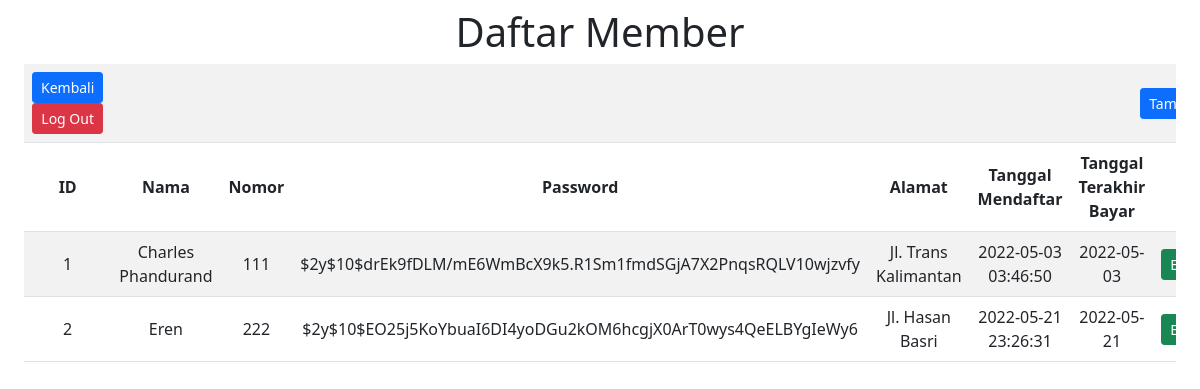
Screenshot of /Member.php (signed in) with the database file from the repository.
### tables this page shows
CREATE TABLE `member` (
  `id_member` int(11) NOT NULL,
  `nama_member` varchar(250) DEFAULT NULL,
  `nomor_member` varchar(15) NOT NULL,
  `password` varchar(255) NOT NULL,
  `alamat` text DEFAULT NULL,
  `tgl_mendaftar` datetime DEFAULT NULL,
  `tgl_terakhir_bayar` date DEFAULT NULL
);

### Model.php (called while the page is built, shortened)
<?php
function selectalldata($table)
{
  $select = "SELECT * FROM $table";
  $select1 = mysqli_query($GLOBALS['connect'], $select);
  return $select1;
}

### Member.php (the view, shortened to what this page needs)
<?php
require "Model.php";
?>
<!doctype html>
<html lang="en">
<head>
  <link href="https://cdn.jsdelivr.net/npm/bootstrap@5.1.3/dist/css/bootstrap.min.css" rel="stylesheet">
</head>
<body>
  <h1 class="mt-2">Daftar Member</h1>
  <div class="table-responsive mx-4">
    <table class="table table-striped align-middle">
      <tr>
        <td><a href="index.php"><button type="button" class="btn btn-primary btn-sm">Kembali</button></a>
          <a href="Logout.php" onclick="return confirm('Log Out?')"><button type="submit" name="login" class="btn btn-danger btn-sm">Log Out</button></a>
        </td>
        <td colspan=8><a href="FormMember.php"><button type="button" class="btn btn-primary float-end btn-sm">Tambah Data Baru</button></a></td>
      </tr>
      <tr>
        <th>ID</th>
        <th>Nama</th>
        <th>Nomor</th>
        <th>Password</th>
        <th>Alamat</th>
        <th>Tanggal Mendaftar</th>
        <th>Tanggal Terakhir Bayar</th>
        <th colspan="2">Opsi</th>
      </tr>
      <?php
      $result = selectalldata("member");
      while ($data = mysqli_fetch_array($result)) { ?>
        <tr>
          <td><?php echo $data['id_member'] ?></td>
          <td><?php echo $data['nama_member'] ?></td>
          <td><?php echo $data['nomor_member'] ?></td>
          <td><?php echo $data['password'] ?></td>
          <td><?php echo $data['alamat'] ?></td>
          <td><?php echo $data['tgl_mendaftar'] ?></td>
          <td><?php echo $data['tgl_terakhir_bayar'] ?></td>
          <td style="text-align: center;"><a href="FormMember.php?id_member=<?php echo $data['id_member']; ?>"><button class="btn btn-success btn-sm">Edit</button></a></td>
        </tr>
      <?php } ?>
    </table>
  </div>
</body>
</html>

### Member.php (style rules this page uses)
h1, table { text-align: center; }

### rows the page displays
member: id_member "1", nama_member "Charles Phandurand", nomor_member "111", password "$2y$10$drEk9fDLM/mE6WmBcX9k5.R1Sm1fmdSGjA7X2PnqsRQLV10wjzvfy", alamat "Jl. Trans Kalimantan", tgl_mendaftar "2022-05-03 03:46:50", tgl_terakhir_bayar "2022-05-03"
member: id_member "2", nama_member "Eren", nomor_member "222", password "$2y$10$EO25j5KoYbuaI6DI4yoDGu2kOM6hcgjX0ArT0wys4QeELBYgIeWy6", alamat "Jl. Hasan Basri", tgl_mendaftar "2022-05-21 23:26:31", tgl_terakhir_bayar "2022-05-21"
